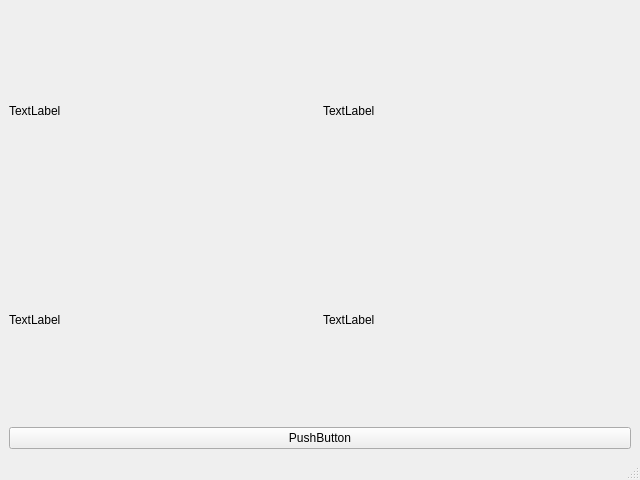
<?xml version="1.0" encoding="UTF-8"?>
<ui version="4.0">
 <class>MainWindow</class>
 <widget class="QMainWindow" name="MainWindow">
  <property name="geometry">
   <rect>
    <x>0</x>
    <y>0</y>
    <width>640</width>
    <height>480</height>
   </rect>
  </property>
  <property name="windowTitle">
   <string>MainWindow</string>
  </property>
  <widget class="QWidget" name="centralwidget">
   <layout class="QGridLayout" name="gridLayout_2">
    <item row="0" column="0">
     <layout class="QGridLayout" name="gridLayout">
      <item row="0" column="0">
       <layout class="QGridLayout" name="gridLayout_3">
        <item row="0" column="0">
         <widget class="QLabel" name="label">
          <property name="text">
           <string>TextLabel</string>
          </property>
         </widget>
        </item>
        <item row="0" column="1">
         <widget class="QLabel" name="label_2">
          <property name="text">
           <string>TextLabel</string>
          </property>
         </widget>
        </item>
        <item row="1" column="0">
         <widget class="QLabel" name="label_3">
          <property name="text">
           <string>TextLabel</string>
          </property>
         </widget>
        </item>
        <item row="1" column="1">
         <widget class="QLabel" name="label_4">
          <property name="text">
           <string>TextLabel</string>
          </property>
         </widget>
        </item>
       </layout>
      </item>
     </layout>
    </item>
    <item row="1" column="0">
     <widget class="QPushButton" name="pushButton">
      <property name="text">
       <string>PushButton</string>
      </property>
     </widget>
    </item>
   </layout>
  </widget>
  <widget class="QMenuBar" name="menubar">
   <property name="geometry">
    <rect>activation_monitor.ui
     <x>0</x>
     <y>0</y>
     <width>640</width>
     <height>22</height>
    </rect>
   </property>
  </widget>
  <widget class="QStatusBar" name="statusbar"/>
 </widget>
 <resources/>
 <connections/>
</ui>
